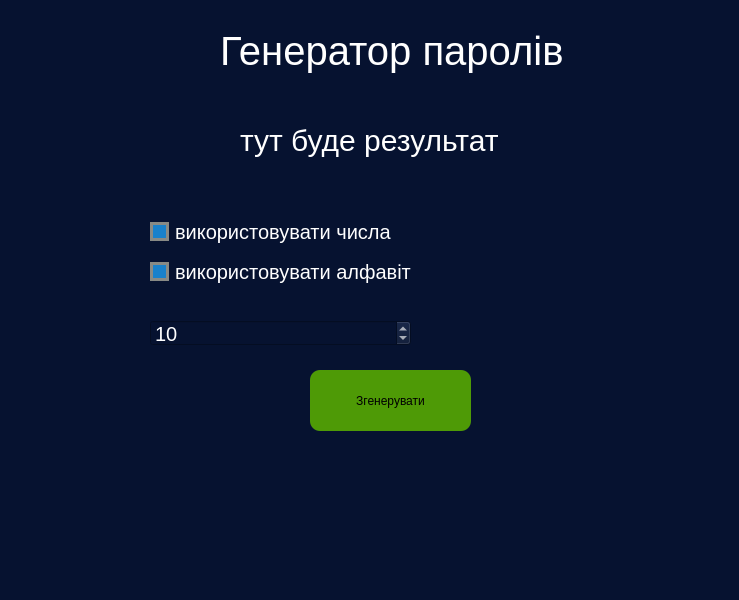
<?xml version="1.0" encoding="UTF-8"?>
<ui version="4.0">
 <class>Window</class>
 <widget class="QMainWindow" name="Window">
  <property name="geometry">
   <rect>
    <x>0</x>
    <y>0</y>
    <width>739</width>
    <height>600</height>
   </rect>
  </property>
  <property name="windowTitle">
   <string>Генератор паролів</string>
  </property>
  <property name="styleSheet">
   <string notr="true">background:rgb(6, 18, 48);</string>
  </property>
  <widget class="QWidget" name="centralwidget">
   <widget class="QLabel" name="caption">
    <property name="geometry">
     <rect>
      <x>220</x>
      <y>20</y>
      <width>371</width>
      <height>61</height>
     </rect>
    </property>
    <property name="styleSheet">
     <string notr="true">font-size:40px;
color:#fff;
</string>
    </property>
    <property name="text">
     <string>Генератор паролів</string>
    </property>
   </widget>
   <widget class="QLabel" name="label_result">
    <property name="geometry">
     <rect>
      <x>240</x>
      <y>110</y>
      <width>401</width>
      <height>61</height>
     </rect>
    </property>
    <property name="sizePolicy">
     <sizepolicy hsizetype="Preferred" vsizetype="Preferred">
      <horstretch>0</horstretch>
      <verstretch>0</verstretch>
     </sizepolicy>
    </property>
    <property name="autoFillBackground">
     <bool>true</bool>
    </property>
    <property name="styleSheet">
     <string notr="true">font-size:30px;
font-style:bold;
color:#fff</string>
    </property>
    <property name="text">
     <string>тут буде результат</string>
    </property>
   </widget>
   <widget class="QPushButton" name="btn">
    <property name="geometry">
     <rect>
      <x>310</x>
      <y>370</y>
      <width>161</width>
      <height>61</height>
     </rect>
    </property>
    <property name="styleSheet">
     <string notr="true">QPushButton{
	background:rgb(78, 154, 6);
	border:0px;
	border-radius:10px;
}

QPushButton:hover{
	background:rgb(115, 210, 22);
}

QPushButton:pressed{
	background:rgb(255, 255, 255)
}</string>
    </property>
    <property name="text">
     <string>Згенерувати</string>
    </property>
   </widget>
   <widget class="QCheckBox" name="check1">
    <property name="geometry">
     <rect>
      <x>150</x>
      <y>220</y>
      <width>261</width>
      <height>23</height>
     </rect>
    </property>
    <property name="styleSheet">
     <string notr="true">QCheckBox{
	color:#fff;
	font-size:20px;
	border-color:rgb(255, 255, 255);
	
}

QCheckBox::indicator{
	background:rgb(186, 189, 182);
	border:3px solid rgb(136, 138, 133);
	width:13px;
	height:13px;
}

QCheckBox::indicator:checked{
	background:rgb(25, 129, 203)
}</string>
    </property>
    <property name="text">
     <string>використовувати числа</string>
    </property>
    <property name="checkable">
     <bool>true</bool>
    </property>
    <property name="checked">
     <bool>true</bool>
    </property>
    <property name="autoRepeat">
     <bool>false</bool>
    </property>
   </widget>
   <widget class="QCheckBox" name="check2">
    <property name="geometry">
     <rect>
      <x>150</x>
      <y>260</y>
      <width>291</width>
      <height>23</height>
     </rect>
    </property>
    <property name="styleSheet">
     <string notr="true">QCheckBox{
	color:#fff;
	font-size:20px;
	border-color:rgb(255, 255, 255);
	
}

QCheckBox::indicator{
	background:rgb(186, 189, 182);
	border:3px solid rgb(136, 138, 133);
	width:13px;
	height:13px;
}

QCheckBox::indicator:checked{
	background:rgb(25, 129, 203)
}</string>
    </property>
    <property name="text">
     <string>використовувати алфавіт</string>
    </property>
    <property name="checked">
     <bool>true</bool>
    </property>
   </widget>
   <widget class="QSpinBox" name="lengthPassword">
    <property name="geometry">
     <rect>
      <x>150</x>
      <y>320</y>
      <width>261</width>
      <height>26</height>
     </rect>
    </property>
    <property name="styleSheet">
     <string notr="true">QSpinBox{
	font-size:20px;
	color:#fff;
}

QSpinBox:focus{
	border:1px solid #fff;
	background:rgb(29, 30, 87);
}

QSpinBox:hover{
	background:rgb(29, 30, 87);
}</string>
    </property>
    <property name="minimum">
     <number>4</number>
    </property>
    <property name="maximum">
     <number>20</number>
    </property>
    <property name="singleStep">
     <number>1</number>
    </property>
    <property name="value">
     <number>10</number>
    </property>
   </widget>
  </widget>
 </widget>
 <resources/>
 <connections/>
</ui>
